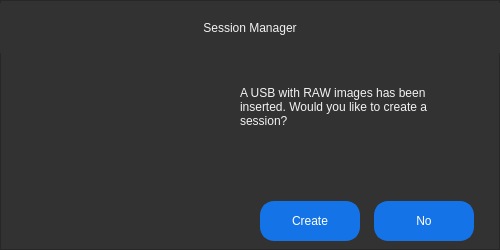
<?xml version="1.0" encoding="UTF-8"?>
<ui version="4.0" idbasedtr="false">
 <class>USBWindow</class>
 <widget class="QWidget" name="USBWindow">
  <property name="geometry">
   <rect>
    <x>0</x>
    <y>0</y>
    <width>500</width>
    <height>250</height>
   </rect>
  </property>
  <property name="maximumSize">
   <size>
    <width>500</width>
    <height>250</height>
   </size>
  </property>
  <property name="windowTitle">
   <string>Form</string>
  </property>
  <property name="autoFillBackground">
   <bool>true</bool>
  </property>
  <property name="styleSheet">
   <string notr="true">QFrame{
	background-color: #323232;
}

QLabel[title=true]{
	font: 28px &quot;Montserrat&quot;;
	color:#f2f2f2;
	font-weight:900;
}

QLabel{
	font:16px &quot;Lato&quot;;
	color:#f2f2f2;
	font-weight:300;
}

QPushButton{
	color:white;
	background-color:#1473e6;
	border-style:solid;
	border-width:2px;
	border-radius:14px;
	border-color:#1473e6;
	padding:6 18 6 18px;
	font:16pt &quot;Roboto&quot;;
}

QPushButton:hover{
	color:white;
	background-color:#2b81e8;
	border-style:solid;
	border-width:2px;
	border-radius:14px;
	border-color:#2b81e8;
	padding:6 18 6 18px;
	font:16pt &quot;Roboto&quot;;
}

QPushButton[no=true]:hover{
	color:white;
	border-color:white;
	background-color:rgba(211,211,211, 0.1);
}

QPushButton[no=true]{
	color:#D3D3D3;
	background-color:rgba(0,0,0,0);
	border-style:solid;
	border-width:2px;
	border-radius:14px;
	border-color:#D3D3D3;
	padding:6 18 6 18px;
	font:16pt &quot;Roboto&quot;;
}</string>
  </property>
  <widget class="QFrame" name="main_frame">
   <property name="geometry">
    <rect>
     <x>0</x>
     <y>0</y>
     <width>500</width>
     <height>250</height>
    </rect>
   </property>
   <property name="frameShape">
    <enum>QFrame::StyledPanel</enum>
   </property>
   <property name="frameShadow">
    <enum>QFrame::Raised</enum>
   </property>
   <widget class="QLabel" name="label">
    <property name="geometry">
     <rect>
      <x>40</x>
      <y>60</y>
      <width>141</width>
      <height>131</height>
     </rect>
    </property>
    <property name="text">
     <string/>
    </property>
    <property name="pixmap">
     <pixmap>../icons/usb.png</pixmap>
    </property>
   </widget>
   <widget class="QLabel" name="label_2">
    <property name="geometry">
     <rect>
      <x>0</x>
      <y>3</y>
      <width>500</width>
      <height>50</height>
     </rect>
    </property>
    <property name="text">
     <string>Session Manager</string>
    </property>
    <property name="alignment">
     <set>Qt::AlignCenter</set>
    </property>
    <property name="title" stdset="0">
     <bool>true</bool>
    </property>
   </widget>
   <widget class="QLabel" name="label_3">
    <property name="geometry">
     <rect>
      <x>240</x>
      <y>86</y>
      <width>201</width>
      <height>71</height>
     </rect>
    </property>
    <property name="text">
     <string>A USB with RAW images has been inserted. Would you like to create a session?</string>
    </property>
    <property name="alignment">
     <set>Qt::AlignLeading|Qt::AlignLeft|Qt::AlignTop</set>
    </property>
    <property name="wordWrap">
     <bool>true</bool>
    </property>
   </widget>
   <widget class="QWidget" name="">
    <property name="geometry">
     <rect>
      <x>260</x>
      <y>200</y>
      <width>216</width>
      <height>42</height>
     </rect>
    </property>
    <layout class="QHBoxLayout" name="horizontalLayout">
     <property name="spacing">
      <number>14</number>
     </property>
     <item>
      <widget class="QPushButton" name="pushButton">
       <property name="minimumSize">
        <size>
         <width>100</width>
         <height>40</height>
        </size>
       </property>
       <property name="maximumSize">
        <size>
         <width>100</width>
         <height>40</height>
        </size>
       </property>
       <property name="cursor">
        <cursorShape>PointingHandCursor</cursorShape>
       </property>
       <property name="text">
        <string>Create</string>
       </property>
       <property name="yes" stdset="0">
        <bool>false</bool>
       </property>
      </widget>
     </item>
     <item>
      <widget class="QPushButton" name="pushButton_2">
       <property name="minimumSize">
        <size>
         <width>100</width>
         <height>40</height>
        </size>
       </property>
       <property name="maximumSize">
        <size>
         <width>100</width>
         <height>40</height>
        </size>
       </property>
       <property name="cursor">
        <cursorShape>PointingHandCursor</cursorShape>
       </property>
       <property name="text">
        <string>No</string>
       </property>
       <property name="no" stdset="0">
        <bool>true</bool>
       </property>
      </widget>
     </item>
    </layout>
   </widget>
  </widget>
 </widget>
 <resources/>
 <connections/>
</ui>
